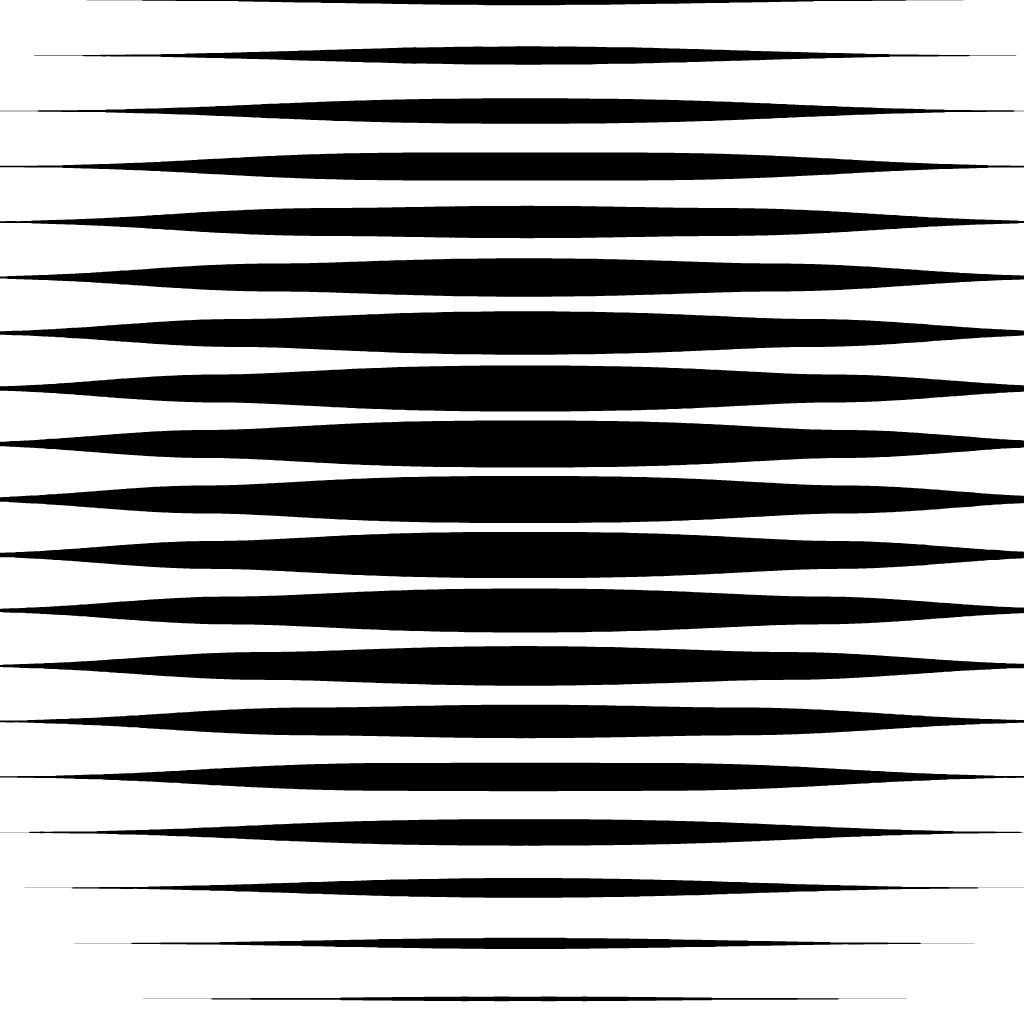

The script that saved this image:
#!/usr/bin/env python3
# this_file: vexy-lines-apy/testdata/blob1.py
"""Apply blob2.lines style onto blob1a.png using the fast-path XML swap.

Uses apply_style() which detects matching dimensions and swaps the source
image at the XML level, then opens the modified .lines in Vexy Lines.

Requires the Vexy Lines app to be running (MCP server on localhost:47384).

Usage::

    python testdata/blob1.py
"""

from pathlib import Path

from loguru import logger

from vexy_lines_api import MCPClient, apply_style, extract_style

TESTDATA = Path(__file__).parent
STYLE_FILE = TESTDATA / "blob2.lines"
NEW_IMAGE = TESTDATA / "blob1a.png"
OUT_PNG = TESTDATA / "blob1.png"


def main() -> None:
    logger.info("Extracting style from {}", STYLE_FILE.name)
    style = extract_style(STYLE_FILE)
    logger.info(
        "Style: {} groups/layers, {}x{} mm @ {}dpi",
        len(style.groups),
        style.props.width_mm,
        style.props.height_mm,
        style.props.dpi,
    )

    logger.info("Applying style to {} (should use fast path)", NEW_IMAGE.name)
    with MCPClient() as client:
        svg_text = apply_style(client, style, NEW_IMAGE, dpi=style.props.dpi, render_timeout=300)

    logger.info("Got SVG: {:.1f} KB, {} paths", len(svg_text) / 1024, svg_text.count("<path"))

    # Rasterize SVG to PNG
    from vexy_lines_api.video import svg_to_pil

    img = svg_to_pil(svg_text, 1024, 1024)
    img.save(str(OUT_PNG))
    logger.info("Saved {}", OUT_PNG.name)

    logger.info("Done")


if __name__ == "__main__":
    main()
